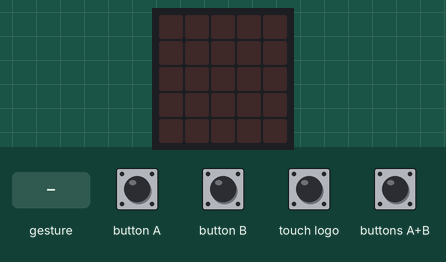
This program was run on a simulated BBC micro:bit (MakeCode). Parts: the board's 5×5 LED display. The inputs (shaded band) are chosen by the test bench. Random numbers come from a fixed seed; a tilt is held for 1.5 s and a shake lasts 1 s, then the board lies face up again.

Above: at 1.2 s.
1.3 s: gesture 'shake'
At 1.8 s:
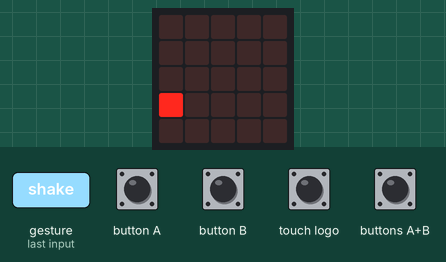
4.3 s: buttons A+B pressed for 0.15 s
At 4.51 s:
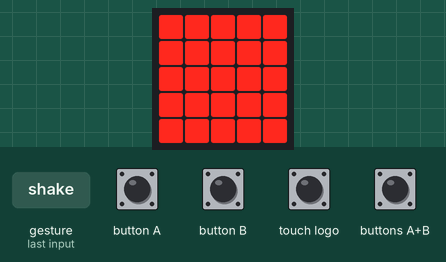
7.3 s: button A pressed for 0.15 s
At 7.6 s:
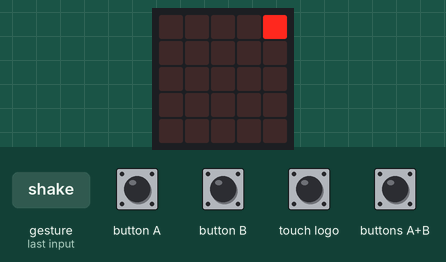
9.3 s: button B pressed for 0.15 s
At 9.6 s:
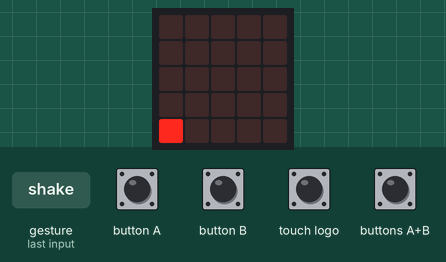
11.2 s: touch logo pressed for 0.15 s
At 11.27 s:
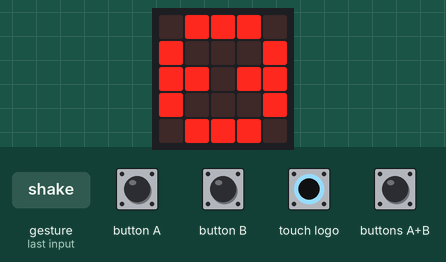
12.8 s: gesture 'shake'
At 13.6 s:
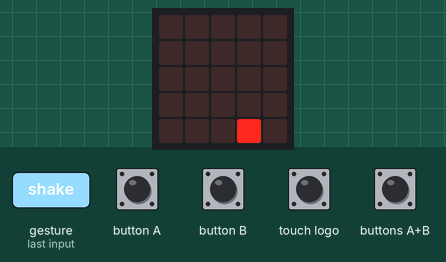
Timing chart, 0 to 15.8 s (numbered marks = the images above; inputs shaded):
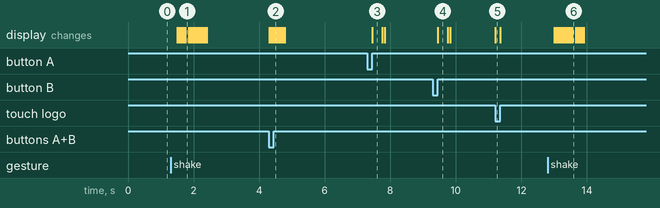

Measured:
- after the input at 1.3 s, the display: first changes after 0.20 s (image 1 shows a later state)
- after the input at 4.3 s, the display: first changes at once (image 2 shows a later state)
- after the input at 7.3 s, the display: changes after 0.15 s (image 3)
- after the input at 9.3 s, the display: changes after 0.15 s (image 4)
- after the input at 11.2 s, the display: changes at once (image 5)
- after the input at 12.8 s, the display: first changes after 0.20 s (image 6 shows a later state)

The program:

fidgetbit.py
```python
# A와 B는 각각 버튼 방향쪽으로 파도를 만든다.

def on_button_pressed_a():
    global index4, index23
    if ABpressed == 0:
        index4 = 0
        index23 = 0
        for index in range(5):
            for index2 in range(5):
                led.plot(4 - index2, index)
                basic.pause(15)
                led.unplot(4 - index2, index)
input.on_button_pressed(Button.A, on_button_pressed_a)

# 흔들면 랜덤한 x,y 값에 led를 켰다 끔.
# 흔들면 잔상때문에 마치 불빛이 굴러가는것처럼 보임.

def on_gesture_shake():
    global update, shakeRandX, shakeRandY
    update = 0
    while input.is_gesture(Gesture.SHAKE):
        update += 1
        shakeRandX = randint(0, 4)
        shakeRandY = randint(0, 4)
        led.plot(shakeRandX, shakeRandY)
        basic.pause(50)
        led.unplot(shakeRandX, shakeRandY)
input.on_gesture(Gesture.SHAKE, on_gesture_shake)

# 터치 손 떼면 led 초기화

def on_logo_released():
    basic.clear_screen()
input.on_logo_event(TouchButtonEvent.RELEASED, on_logo_released)

# 번갈아서 누르면 파도가 지나가는걸 보면 개인적으로 지루하지는 않다.

def on_button_pressed_b():
    global index4, index23
    if ABpressed == 0:
        index4 = 0
        index23 = 0
        for index22 in range(5):
            for index3 in range(5):
                led.plot(index3, 4 - index22)
                basic.pause(15)
                led.unplot(index3, 4 - index22)
input.on_button_pressed(Button.B, on_button_pressed_b)

# 로고 터치시 로고 아이콘을 led로 표시

def on_logo_touched():
    basic.show_leds("""
        . # # # .
                # . . . #
                # # . # #
                # . . . #
                . # # # .
    """)
input.on_logo_event(TouchButtonEvent.TOUCHED, on_logo_touched)

# 만약을 위한 중요 변수 초기화
shakeRandY = 0
shakeRandX = 0
update = 0
ABpressed = 0
index23 = 0
index4 = 0
index4 = 0
index23 = 0
ABpressed = 0
update = 0

def on_forever():
    global ABpressed, update
    # 파도가 위로 생성됐다가 손을 떼면 사라짐
    if input.button_is_pressed(Button.AB):
        ABpressed = 1
        for index24 in range(5):
            update += 1
            for index5 in range(5):
                led.plot(index5, 4 - index24)
            basic.pause(50)
    else:
        if ABpressed == 1:
            ABpressed = 0
            for index25 in range(5):
                update += -1
                for index6 in range(5):
                    led.unplot(index6, index25)
                basic.pause(50)
basic.forever(on_forever)
```
